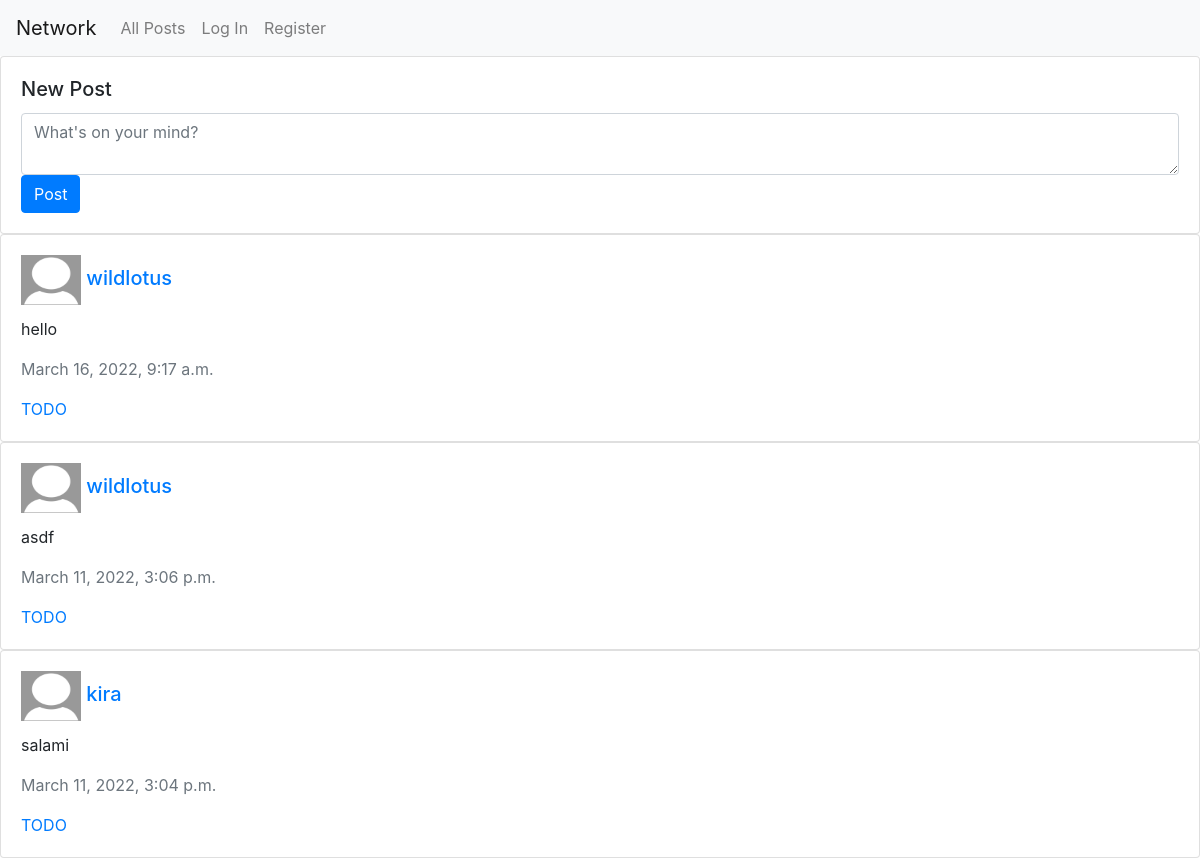
The app's page /, older data.
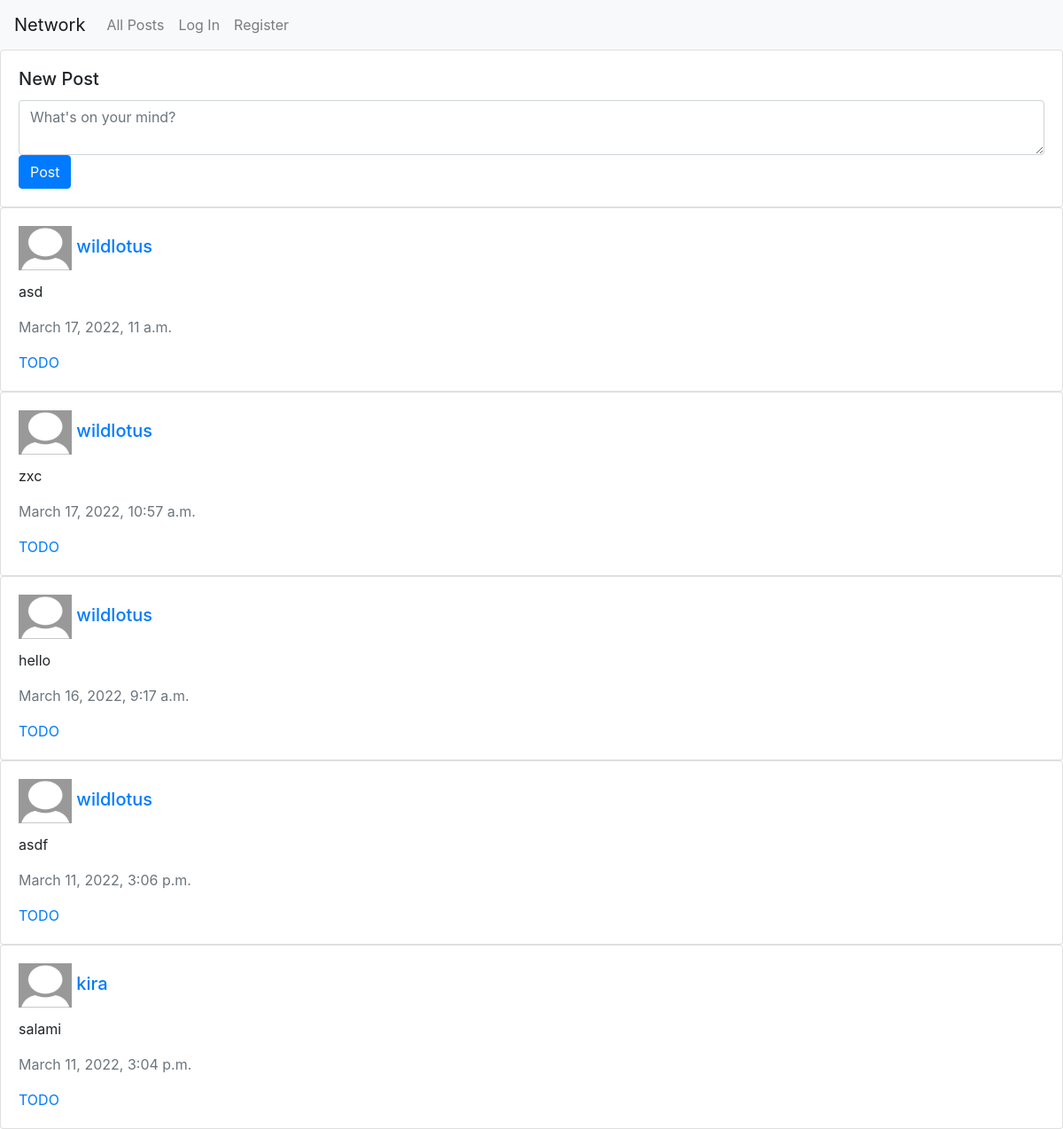
The same page, newer data.
### network/models.py (models this page shows)
class Post(models.Model):
    author = models.ForeignKey(UserProfile, on_delete=models.CASCADE)
    description = models.CharField(max_length=64)
    timestamp = models.DateTimeField(default=timezone.now)

class UserProfile(models.Model):
    user = models.OneToOneField(User, primary_key=True, related_name="profile", on_delete=models.CASCADE)
    name = models.CharField(blank=True, null=True, max_length=64)
    bio = models.TextField(blank=True, default="No bio...")
    picture = models.ImageField(default="default_icon_2.png", blank=True, null=True)
    friends = models.ManyToManyField(User, blank=True, related_name="friends")

class User(AbstractUser):
    pass

### network/views.py (the view)
# urls.py: path("", views.index, name="index"),
def index(request):
    posts = Post.objects.order_by('-timestamp')
    return render(request, "network/index.html", {
        "posts": posts,
    })

### network/templates/network/index.html (shortened to what this page needs)
{% extends "network/layout.html" %} {% load static %}
{% block body %}
    <div id="newPost">
        <div class="card">
            <div class="card-body">
                <h5 class="card-title">New Post</h5>
                <form>
                    {% if request.user.is_authenticated %}
                        <textarea id="post_content" class="form-control" placeholder="What's on your mind, {{ request.user.username }}?"></textarea>
                    {% else %}
                        <textarea id="post_content" class="form-control" placeholder="What's on your mind?"></textarea>
                    {% endif %}
                    <input id="post_submit" type="submit" class="btn btn-primary" value="Post">
                </form>
            </div>
        </div>
    </div>
    {% for post in posts %}
        {% include "network/posts.html" %}
    {% empty %}
        <div>No posts.</div>
    {% endfor %}
{% endblock %}

### network/templates/network/posts.html
{% load static %}
<div class="card">
    <div class="card-body">
        <h5 class="card-title">
            <img class="profile_picture" src="{{ post.author.picture.url }}" alt="Post Auhor Profile Picture">
            <a href="{% url 'profile' post.author.user.id %}">{{ post.author.user.username }}</a>
        </h5>
        <p class="card-text">{{ post.description }}</p>
        <p class="card-text text-muted">{{ post.timestamp }}</p>
        <a href="#" class="card-link">TODO</a>
    </div>
</div>

Row changes from the older to the newer data that the page shows:
added Post: author.picture (placeholder picture), author.user.username "wildlotus", description "asd", timestamp "March 17, 2022, 11 a.m."
added Post: author.picture (placeholder picture), author.user.username "wildlotus", description "zxc", timestamp "March 17, 2022, 10:57 a.m."
